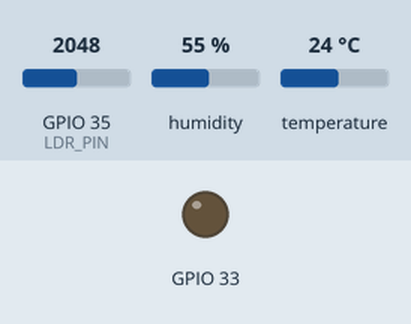
The sketch below on a simulated ESP32. Parts: output pins drawn as LEDs (lit = HIGH). Inputs (shaded band) come from the test bench; at power-on: GPIO 35 (LDR_PIN) = 2048, humidity 55 %, temperature 24 °C. What the sketch prints to the serial monitor is not drawn.

Above: at 5.3 s.
5.4 s: GPIO 35 (LDR_PIN) set to 1961
At 8.1 s:
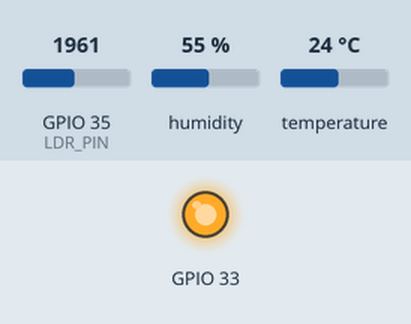
9.0 s: GPIO 35 (LDR_PIN) set to 2040
At 10.9 s:
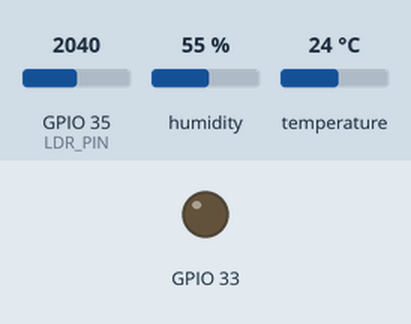
12.6 s: GPIO 35 (LDR_PIN) set to 1960
At 15.2 s:
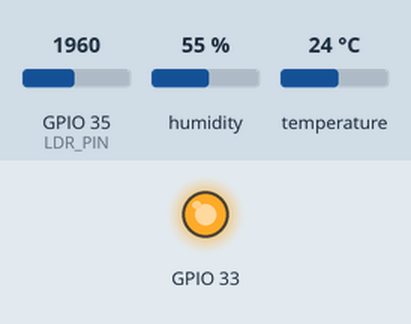
Timing chart, 0 to 16.7 s (numbered marks = the images above; inputs shaded):
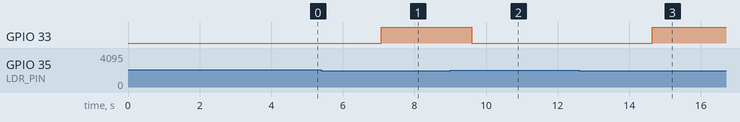

The sketch:

multisensor_module.ino
```cpp
#include <DHT.h>

#define DHTPIN 14
#define DHTTYPE DHT11
#define LDR_PIN 35


DHT dht(DHTPIN, DHTTYPE);

void setup() {
  Serial.begin(115200);
  dht.begin();
  pinMode(33, OUTPUT);
}

void loop() {
  delay(2000);

  float temp = dht.readTemperature();
  float humidity = dht.readHumidity();

  if (isnan(temp) || isnan(humidity)) {
    Serial.println("FAIL");
    return; // prevents crash
  }
 int lightValue = analogRead(LDR_PIN);

  Serial.print("Light Level: ");
  Serial.print(lightValue);

  if (lightValue < 2000) {
    Serial.println(" → DARK");
    digitalWrite(33,HIGH);

  } else {
    Serial.println(" → BRIGHT");
    digitalWrite(33,LOW);

  }
  delay(500);
  Serial.print("Temp: ");
  Serial.print(temp);
  Serial.print(" | Humidity: ");
  Serial.println(humidity);
}
```

Measured:
- the behaviour switches between 2000 and 1999 on GPIO 35 (LDR_PIN) (found by bisection; images 0 and 1)
- after the input at 5.4 s, GPIO 33: LOW → HIGH after 1.7 s
- after the input at 9.0 s, GPIO 33: HIGH → LOW after 0.59 s
- after the input at 12.6 s, GPIO 33: LOW → HIGH after 2.0 s
